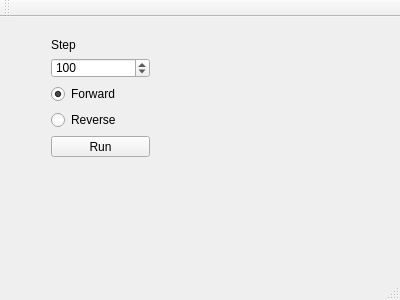
<?xml version="1.0" encoding="UTF-8"?>
<ui version="4.0">
 <class>MainWindow</class>
 <widget class="QMainWindow" name="MainWindow">
  <property name="geometry">
   <rect>
    <x>0</x>
    <y>0</y>
    <width>400</width>
    <height>300</height>
   </rect>
  </property>
  <property name="windowTitle">
   <string>MainWindow</string>
  </property>
  <widget class="QWidget" name="centralWidget">
   <widget class="QWidget" name="verticalLayoutWidget">
    <property name="geometry">
     <rect>
      <x>40</x>
      <y>10</y>
      <width>121</width>
      <height>141</height>
     </rect>
    </property>
    <layout class="QVBoxLayout" name="verticalLayout">
     <item>
      <widget class="QLabel" name="labelStep">
       <property name="text">
        <string>Step</string>
       </property>
      </widget>
     </item>
     <item>
      <widget class="QSpinBox" name="spinBoxStep">
       <property name="maximum">
        <number>20000</number>
       </property>
       <property name="value">
        <number>100</number>
       </property>
      </widget>
     </item>
     <item>
      <widget class="QRadioButton" name="radioButtonForward">
       <property name="text">
        <string>Forward</string>
       </property>
       <property name="checked">
        <bool>true</bool>
       </property>
      </widget>
     </item>
     <item>
      <widget class="QRadioButton" name="radioButtonReverse">
       <property name="text">
        <string>Reverse</string>
       </property>
      </widget>
     </item>
     <item>
      <widget class="QPushButton" name="pushButtonRun">
       <property name="text">
        <string>Run</string>
       </property>
      </widget>
     </item>
    </layout>
   </widget>
  </widget>
  <widget class="QMenuBar" name="menuBar">
   <property name="geometry">
    <rect>
     <x>0</x>
     <y>0</y>
     <width>400</width>
     <height>22</height>
    </rect>
   </property>
  </widget>
  <widget class="QToolBar" name="mainToolBar">
   <attribute name="toolBarArea">
    <enum>TopToolBarArea</enum>
   </attribute>
   <attribute name="toolBarBreak">
    <bool>false</bool>
   </attribute>
  </widget>
  <widget class="QStatusBar" name="statusBar"/>
 </widget>
 <layoutdefault spacing="6" margin="11"/>
 <resources/>
 <connections/>
</ui>
